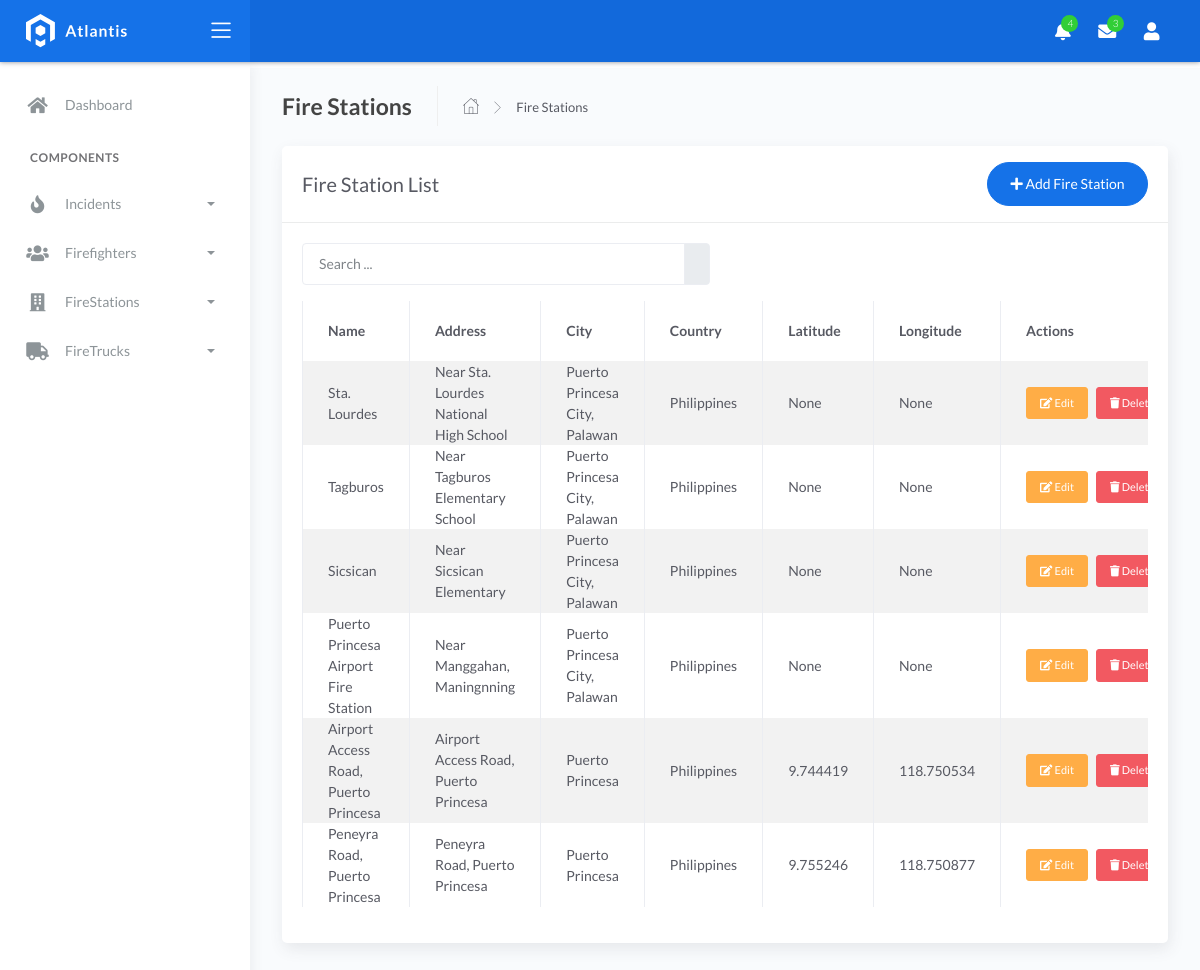
/firestations/, run on the app's committed database.
### fire/models.py (models this page shows, shortened)
class FireStation(models.Model):
    name = models.CharField(max_length=150)
    address = models.CharField(max_length=255, null=True, blank=True)
    city = models.CharField(max_length=100, null=True, blank=True)
    country = models.CharField(max_length=100, null=True, blank=True)
    latitude = models.FloatField(default=0.0)  # Provide a default value
    longitude = models.FloatField(default=0.0)  # Provide a default value

### fire/views.py (the view)
# urls.py: path('firestations/', views.firestation_list, name='firestation-list'),  # Update this line
def firestation_list(request):
    query = request.GET.get('q')
    if query:
        fireStations = FireStation.objects.filter(
            Q(name__icontains=query) |
            Q(address__icontains=query) |
            Q(city__icontains=query) |
            Q(country__icontains=query)
        )
    else:
        fireStations = FireStation.objects.all()
    context = {
        'fireStations': fireStations,
    }
    return render(request, 'firestation_list.html', context)

### templates/firestation_list.html (shortened to what this page needs)
{% extends 'base.html' %}
{% load static %}
{% block content %}
<div class="page-inner">
  <div class="page-header">
    <h4 class="page-title">Fire Stations</h4>
    <ul class="breadcrumbs">
      <li class="nav-home">
        <a href="{% url 'home' %}">
          <i class="flaticon-home"></i>
        </a>
      </li>
      <li class="separator">
        <i class="flaticon-right-arrow"></i>
      </li>
      <li class="nav-item">
        <a href="#">Fire Stations</a>
      </li>
    </ul>
  </div>
  <div class="row">
    <div class="col-md-12">
      <div class="card">
        <div class="card-header">
          <div class="d-flex align-items-center">
            <h4 class="card-title">Fire Station List</h4>
            <a href="{% url 'firestation-create' %}" class="btn btn-primary btn-round ml-auto">
              <i class="fa fa-plus"></i>
              Add Fire Station
            </a>
          </div>
        </div>
        <div class="card-body">
          <div class="row mb-3">
            <div class="col-lg-6 col-md-6 col-sm-12">
              <form class="navbar-form" action="{% url 'firestation-list' %}" method="get">
                <div class="input-group">
                  <input
                    type="text"
                    placeholder="Search ..."
                    class="form-control"
                    name="q"
                    value="{{ request.GET.q|default:'' }}" />
                  <div class="input-group-append">
                    <span class="input-group-text">
                    </span>
                  </div>
                </div>
              </form>
            </div>
          </div>
          <div class="table-responsive">
            <table class="table table-striped table-bordered">
              <thead>
                <tr>
                  <th>Name</th>
                  <th>Address</th>
                  <th>City</th>
                  <th>Country</th>
                  <th>Latitude</th>
                  <th>Longitude</th>
                  <th>Actions</th>
                </tr>
              </thead>
              <tbody>
                {% for firestation in fireStations %}
                <tr>
                  <td>{{ firestation.name }}</td>
                  <td>{{ firestation.address }}</td>
                  <td>{{ firestation.city }}</td>
                  <td>{{ firestation.country }}</td>
                  <td>{{ firestation.latitude }}</td>
                  <td>{{ firestation.longitude }}</td>
                  <td>
                    <div class="d-flex">
                      <a href="{% url 'firestation-update' firestation.pk %}" class="btn btn-warning btn-sm mr-2" title="Edit Fire Station">
                        <i class="fa fa-edit"></i> Edit
                      </a>
                      <a href="{% url 'firestation-delete' firestation.pk %}" class="btn btn-danger btn-sm" title="Delete Fire Station">
                        <i class="fa fa-trash"></i> Delete
                      </a>
                    </div>
                  </td>
                </tr>
                {% empty %}
                <tr>
                  <td colspan="7" class="text-center">
                    <p class="text-muted mb-0">No fire stations found. Please add a new fire station.</p>
                  </td>
                </tr>
                {% endfor %}
              </tbody>
            </table>
          </div>
        </div>
      </div>
    </div>
  </div>
</div>
{% endblock %}

### data on the page
FireStation: name "Sta. Lourdes", address "Near Sta. Lourdes National High School", city "Puerto Princesa City, Palawan", country "Philippines", latitude "None", longitude "None"
FireStation: name "Tagburos", address "Near Tagburos Elementary School", city "Puerto Princesa City, Palawan", country "Philippines", latitude "None", longitude "None"
FireStation: name "Sicsican", address "Near Sicsican Elementary", city "Puerto Princesa City, Palawan", country "Philippines", latitude "None", longitude "None"
FireStation: name "Puerto Princesa Airport Fire Station", address "Near Manggahan, Maningnning", city "Puerto Princesa City, Palawan", country "Philippines", latitude "None", longitude "None"
FireStation: name "Airport Access Road, Puerto Princesa", address "Airport Access Road, Puerto Princesa", city "Puerto Princesa", country "Philippines", latitude "9.744419", longitude "118.750534"
FireStation: name "Peneyra Road, Puerto Princesa", address "Peneyra Road, Puerto Princesa", city "Puerto Princesa", country "Philippines", latitude "9.755246", longitude "118.750877"
